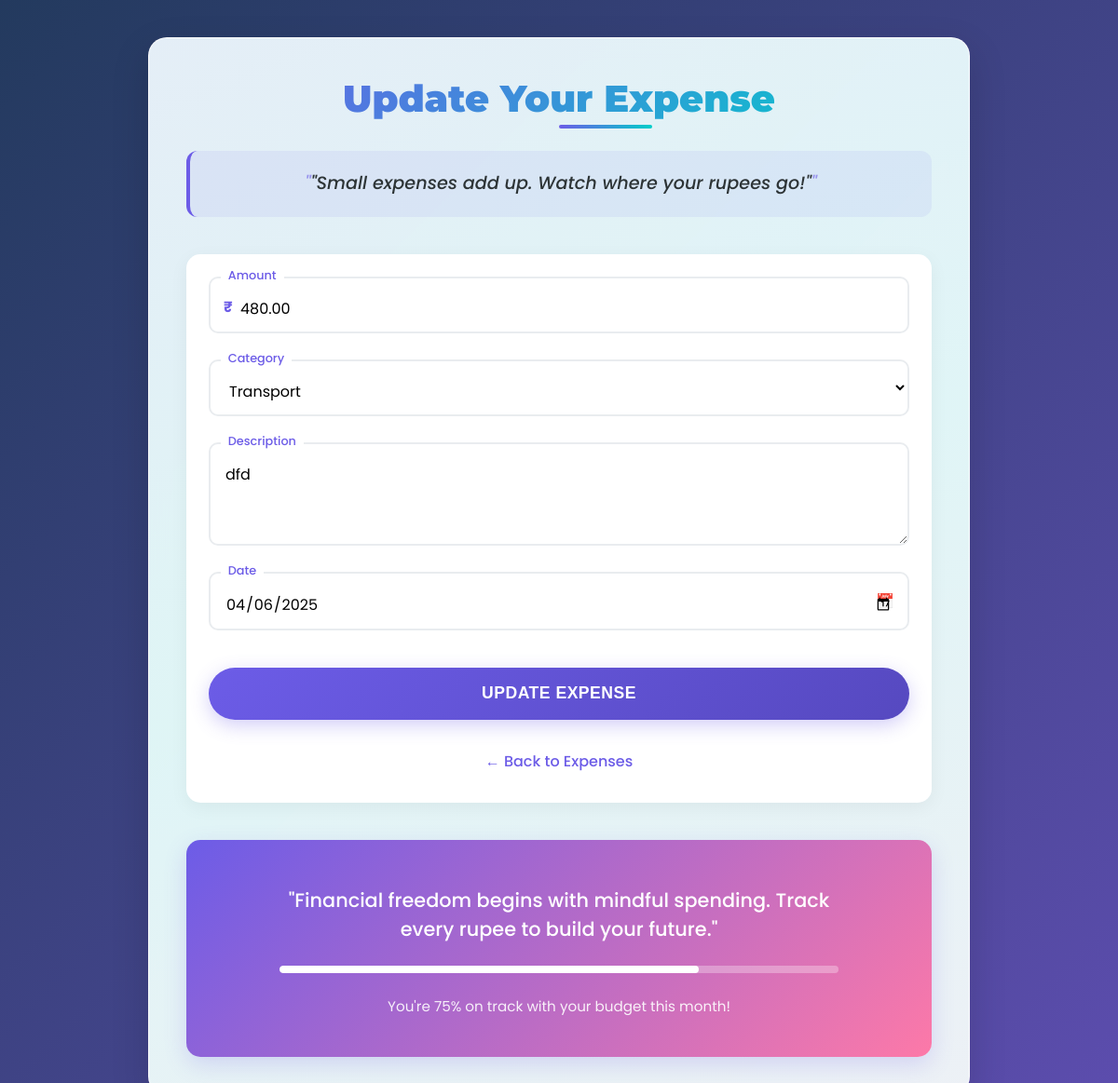
The page /expenses/update/2/ on the database its author committed.
### expenses/models.py (models this page shows, shortened)
class Expense(models.Model):
    CATEGORY_CHOICES = [
        ('Food', 'Food'),
        ('Transport', 'Transport'),
        ('Shopping', 'Shopping'),
        ('Rent', 'Rent'),
        ('Other', 'Other'),
    ]
    user = models.ForeignKey(settings.AUTH_USER_MODEL, on_delete=models.CASCADE, null=True, blank=True)  # Added field
    amount = models.DecimalField(max_digits=10, decimal_places=2)
    category = models.CharField(max_length=50, choices=CATEGORY_CHOICES)
    date = models.DateField(default=timezone.now)
    description = models.TextField(blank=True, null=True)

### expenses/views.py (the view, shortened to what this page needs)
# urls.py: path('update/<int:pk>/', ExpenseUpdateView.as_view(), name='expense_update'),
class ExpenseUpdateView(UpdateView):
    model = Expense
    form_class = ExpenseForm
    template_name = 'expenses/update.html'
    success_url = reverse_lazy('expenses:list')  # Fix this

### expenses/forms.py
class ExpenseForm(forms.ModelForm):
    class Meta:
        model = Expense
        fields = ['amount', 'category', 'date', 'description']  # Added date & description fields
        widgets = {
            'date': forms.DateInput(attrs={'type': 'date'}),  # Date picker
            'description': forms.Textarea(attrs={'rows': 3}),
        }

### expenses/templates/expenses/update.html (shortened to what this page needs)
{% block content %}
<div class="expense-container">
    <div class="header-animation">
        <h2 class="animated-header">Update Your Expense</h2>
        <div class="quote-container">
            <p class="motivational-quote">"A penny saved is a penny earned, but a rupee invested is a fortune created."</p>
        </div>
    </div>
    <div class="form-wrapper">
        <form method="post" class="expense-form">
            <div class="form-group floating-label">
                <span class="currency-symbol">₹</span>
                {{ form.amount }}
                <label for="{{ form.amount.id_for_label }}">Amount</label>
            </div>
            <div class="form-group floating-label">
                {{ form.category }}
                <label for="{{ form.category.id_for_label }}">Category</label>
            </div>
            <div class="form-group floating-label">
                {{ form.description }}
                <label for="{{ form.description.id_for_label }}">Description</label>
            </div>
            <div class="form-group floating-label">
                {{ form.date }}
                <label for="{{ form.date.id_for_label }}">Date</label>
                <span class="calendar-icon">📅</span>
            </div>
            <button type="submit" class="submit-btn pulse-on-hover">
                <span>Update Expense</span>
            </button>
        </form>
        <div class="action-links">
            <a href="{% url 'expenses:list' %}" class="back-link">
                <span>← Back to Expenses</span>
            </a>
        </div>
    </div>
    <div class="motivational-banner">
        <div class="banner-content">
            <p class="banner-text">"Financial freedom begins with mindful spending. Track every rupee to build your future."</p>
            <div class="progress-bar">
                <div class="progress-fill" data-progress="75"></div>
            </div>
            <p class="budget-tip">You're 75% on track with your budget this month!</p>
        </div>
    </div>
</div>
{% endblock %}

### rows shown on the page
Expense: amount "480.00", category "Transport", description "dfd", date "04/06/2025"
